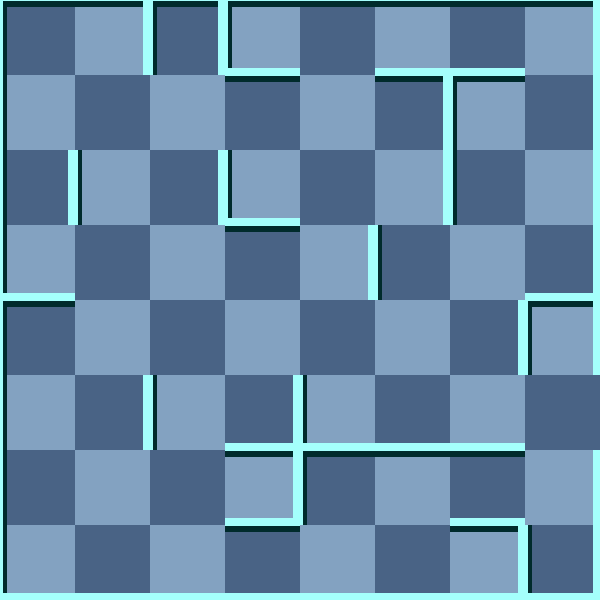

This game map was drawn from its Tiled (.tmx) file and the tilesets committed beside it. A one-line description and the trimmed map source follow:
An orthogonal 8x8 tile map with 75x75 px tiles, 2 tile layers (background, 块层 1) and 7 objects (2x Trap, Exit, Player, WhiteMummy, Door, ...).

<map version="1.0" orientation="orthogonal" width="8" height="8" tilewidth="75" tileheight="75">
 <tileset firstgid="1" name="wall" tilewidth="75" tileheight="75">
  <image source="gfx/wall.png" width="300" height="375" />
  <tile id="0">
   <properties>
    <property name="ValOfWall" value="0" />
   </properties>
  </tile>
  <tile id="1">
   <properties>
    <property name="ValOfWall" value="1" />
   </properties>
  </tile>
  <tile id="2">
   <properties>
    <property name="ValOfWall" value="2" />
   </properties>
  </tile>
  <tile id="3">
   <properties>
    <property name="ValOfWall" value="3" />
   </properties>
  </tile>
  <tile id="4">
   <properties>
    <property name="ValOfWall" value="4" />
   </properties>
  </tile>
  <tile id="5">
   <properties>
    <property name="ValOfWall" value="5" />
   </properties>
  </tile>
  <tile id="6">
   <properties>
    <property name="ValOfWall" value="6" />
   </properties>
  </tile>
  <tile id="7">
   <properties>
    <property name="ValOfWall" value="7" />
   </properties>
  </tile>
  <tile id="8">
   <properties>
    <property name="ValOfWall" value="8" />
   </properties>
  </tile>
  <tile id="9">
   <properties>
    <property name="ValOfWall" value="9" />
   </properties>
  </tile>
  <tile id="10">
   <properties>
    <property name="ValOfWall" value="10" />
   </properties>
  </tile>
  <tile id="11">
   <properties>
    <property name="ValOfWall" value="11" />
   </properties>
  </tile>
  <tile id="12">
   <properties>
    <property name="ValOfWall" value="12" />
   </properties>
  </tile>
  <tile id="13">
   <properties>
    <property name="ValOfWall" value="13" />
   </properties>
  </tile>
  <tile id="14">
   <properties>
    <property name="ValOfWall" value="14" />
   </properties>
  </tile>
  <tile id="15">
   <properties>
    <property name="ValOfWall" value="15" />
   </properties>
  </tile>
  <tile id="18">
   <properties>
    <property name="ValOfWall" value="-1" />
   </properties>
  </tile>
 </tileset>
 <layer name="background" width="8" height="8">
  <data>[64 cells, 64 non-empty, 2 distinct tile ids]</data>
 </layer>
 <layer name="块层 1" width="8" height="8">
  <data>[64 cells, 64 non-empty, 15 distinct tile ids]</data>
 </layer>
 <objectgroup name="对象层 1" width="8" height="8">
  <object name="Exit" x="600" y="375" />
  <object name="Player" x="300" y="0">
   <properties>
    <property name="value" value="1" />
   </properties>
  </object>
  <object name="WhiteMummy" x="450" y="0">
   <properties>
    <property name="value" value="21" />
   </properties>
  </object>
  <object name="Trap" x="375" y="150">
   <properties>
    <property name="value" value="9" />
   </properties>
  </object>
  <object name="Trap" x="300" y="225">
   <properties>
    <property name="value" value="8" />
   </properties>
  </object>
  <object name="Door" x="375" y="450">
   <properties>
    <property name="direction" value="2" />
    <property name="value" value="15" />
   </properties>
  </object>
  <object name="Key" x="300" y="300">
   <properties>
    <property name="value" value="12" />
   </properties>
  </object>
 </objectgroup>
</map>
